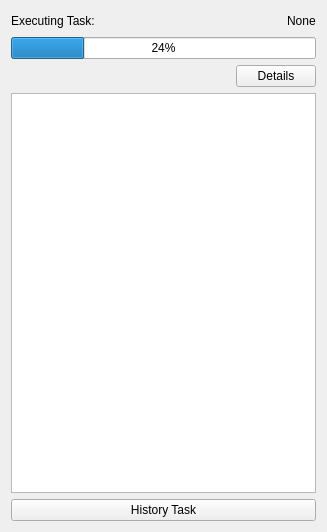
<?xml version="1.0" encoding="UTF-8"?>
<ui version="4.0">
 <class>Form</class>
 <widget class="QWidget" name="Form">
  <property name="geometry">
   <rect>
    <x>0</x>
    <y>0</y>
    <width>327</width>
    <height>532</height>
   </rect>
  </property>
  <property name="minimumSize">
   <size>
    <width>0</width>
    <height>400</height>
   </size>
  </property>
  <property name="windowTitle">
   <string>Form</string>
  </property>
  <layout class="QVBoxLayout" name="verticalLayout">
   <item>
    <layout class="QHBoxLayout" name="horizontalLayout">
     <item>
      <widget class="QLabel" name="label">
       <property name="text">
        <string>Executing Task:</string>
       </property>
      </widget>
     </item>
     <item>
      <spacer name="horizontalSpacer">
       <property name="orientation">
        <enum>Qt::Horizontal</enum>
       </property>
       <property name="sizeHint" stdset="0">
        <size>
         <width>40</width>
         <height>20</height>
        </size>
       </property>
      </spacer>
     </item>
     <item>
      <widget class="QLabel" name="label_current_task_name">
       <property name="text">
        <string>None</string>
       </property>
      </widget>
     </item>
    </layout>
   </item>
   <item>
    <widget class="QProgressBar" name="progressBar_task">
     <property name="value">
      <number>24</number>
     </property>
    </widget>
   </item>
   <item>
    <layout class="QHBoxLayout" name="horizontalLayout_2">
     <item>
      <spacer name="horizontalSpacer_2">
       <property name="orientation">
        <enum>Qt::Horizontal</enum>
       </property>
       <property name="sizeHint" stdset="0">
        <size>
         <width>40</width>
         <height>20</height>
        </size>
       </property>
      </spacer>
     </item>
     <item>
      <widget class="QPushButton" name="pushButton_detail">
       <property name="text">
        <string>Details</string>
       </property>
      </widget>
     </item>
    </layout>
   </item>
   <item>
    <widget class="QListView" name="listView_waiting_queue"/>
   </item>
   <item>
    <widget class="QPushButton" name="pushButton_history">
     <property name="text">
      <string>History Task</string>
     </property>
    </widget>
   </item>
  </layout>
 </widget>
 <resources/>
 <connections/>
</ui>
